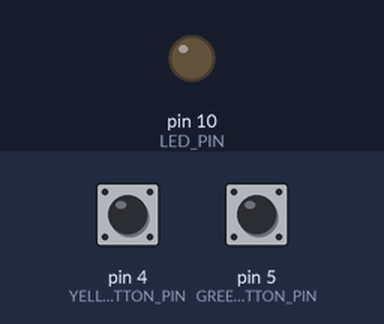
The sketch below on a simulated Arduino Uno, built with avr-gcc and run on an emulated ATmega328P. Parts: output pins drawn as LEDs (lit = HIGH). The inputs (shaded band) are chosen by the test bench; at power-on: pin 4 (YELLOW_BUTTON_PIN) LOW, pin 5 (GREEN_BUTTON_PIN) LOW.

Above: at 1.2 s.
1.3 s: pin 4 (YELLOW_BUTTON_PIN) pulled HIGH for 0.15 s
At 1.37 s:
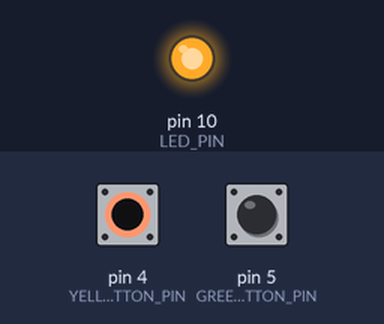
2.9 s: pin 4 (YELLOW_BUTTON_PIN) pulled HIGH for 3.2 s
At 6.8 s:
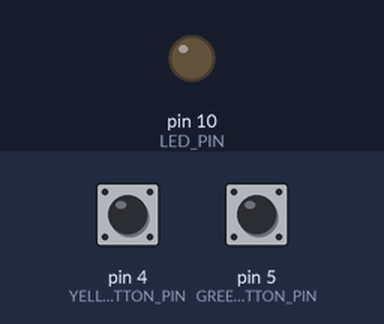
7.6 s: pin 5 (GREEN_BUTTON_PIN) pulled HIGH for 3.2 s
At 7.9 s:
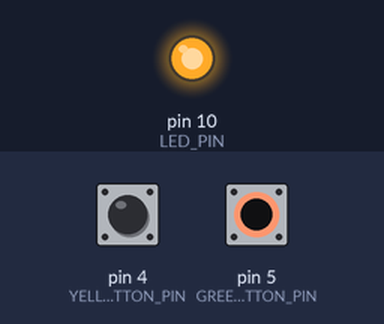
Timing chart, 0 to 12.3 s (numbered marks = the images above; inputs shaded):
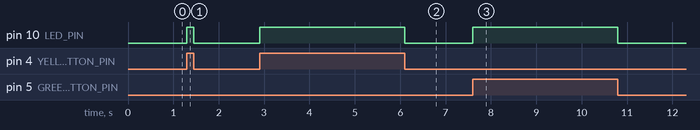

The sketch:

M02A02.ino
```cpp
const int YELLOW_BUTTON_PIN = 4;
const int GREEN_BUTTON_PIN = 5;
const int LED_PIN = 10;
const int BLINK_DELAY = 250;

int buttonSum = 0;
int ledValue = 0;

void setup() {
  pinMode(YELLOW_BUTTON_PIN, INPUT);
  pinMode(GREEN_BUTTON_PIN, INPUT);
  pinMode(LED_PIN, OUTPUT);
}

void loop() {
  buttonSum = digitalRead(YELLOW_BUTTON_PIN)
    + digitalRead(GREEN_BUTTON_PIN);
  if (buttonSum == 1) {
    digitalWrite(LED_PIN, HIGH);
  }
  else if (buttonSum == 2) {
    digitalWrite(LED_PIN, HIGH);
    delay(BLINK_DELAY);
    digitalWrite(LED_PIN, LOW);
    delay(BLINK_DELAY);
  }
  else {
    digitalWrite(LED_PIN, LOW);
  }
}
```

Measured:
- after the input at 1.3 s, pin 10 (LED_PIN): LOW → HIGH at once, → LOW 0.15 s later
- after the input at 2.9 s, pin 10 (LED_PIN): LOW → HIGH at once, → LOW 3.2 s later
- after the input at 7.6 s, pin 10 (LED_PIN): LOW → HIGH at once, → LOW 3.2 s later
